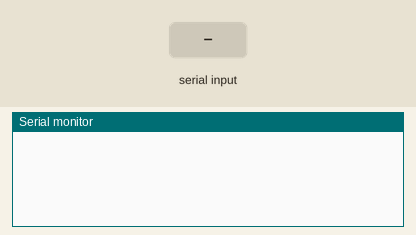
This sketch was run on a simulated Arduino Uno, built with avr-gcc and run on an emulated ATmega328P. Shown: the last lines printed to the serial monitor. The inputs (shaded band) are chosen by the test bench.

Above: at 1.2 s.
1.3 s: "1" received over Serial
At 2.3 s:
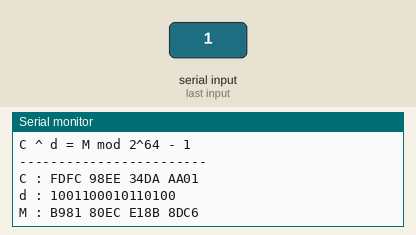
2.8 s: "2" received over Serial
At 3.8 s:
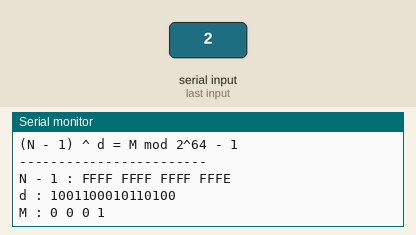

The sketch:

rsa_sca.ino
```cpp
#include "enshu.h"
#define PINNUM 5

void serialEvent() {
  char input;
  unsigned long x[4], y[4];
  unsigned long z[8];
  unsigned long z_mod[4];

  int bin[100], i;
  long d;
  unsigned long mul[4];

  while (Serial.available()) {
    input = (char)Serial.read();

    if (input == '1') {

      d = 0b1001100010110100;
      //d = random(0b1000000000000000, 0b1111111111111111);

      ///////////////通常攻撃用//////////////////////
      x[3] = 0xfdfc;
      x[2] = 0x98ee;
      x[1] = 0x34da;
      x[0] = 0xaa01;
      mul[3] = 0x0000;
      mul[2] = 0x0000;
      mul[1] = 0x0000;
      mul[0] = 0x0001;
      ///////////////通常攻撃用//////////////////////

      Serial.println("C ^ d = M mod 2^64 - 1");
      Serial.println("------------------------");
      Serial.print("C : ");
      Array_print(x, 4);
      Serial.print("d : "); Serial.println(d, BIN);

      for (i = 0; d > 0; i++) {
        bin[i] = d % 2;
        d = d / 2;
      }

      ///////////////////波形観測ポイント///////////////////
      digitalWrite(PINNUM, HIGH);
      for (i = i - 1; i >= 0; i--) {
        Multiple64(mul, mul, z);
        Modulo64(z, z_mod);
        mul[3] = z_mod[3];
        mul[2] = z_mod[2];
        mul[1] = z_mod[1];
        mul[0] = z_mod[0];

        if (bin[i] == 1) {
          Multiple64(mul, x, z);
          Modulo64(z, z_mod);
          mul[3] = z_mod[3];
          mul[2] = z_mod[2];
          mul[1] = z_mod[1];
          mul[0] = z_mod[0];
        }
      }
      digitalWrite(PINNUM, LOW);
      /////////////////// 波形観測ポイント///////////////////

      Serial.print("M : ");
      Array_print(mul, 4);
      Serial.println();
    }

    if (input == '2') {

      d = 0b1001100010110100;
      //d = random(0b1000000000000000, 0b1111111111111111);

      ///////////////選択暗号文攻撃用//////////////////////
      x[3] = 0xffff;
      x[2] = 0xffff;
      x[1] = 0xffff;
      x[0] = 0xfffe;
      mul[3] = 0x0000;
      mul[2] = 0x0000;
      mul[1] = 0x0000;
      mul[0] = 0x0001;
      ///////////////選択暗号文攻撃用//////////////////////

      Serial.println("(N - 1) ^ d = M mod 2^64 - 1");
      Serial.println("------------------------");
      Serial.print("N - 1 : ");
      Array_print(x, 4);
      Serial.print("d : "); Serial.println(d, BIN);

      for (i = 0; d > 0; i++) {
        bin[i] = d % 2;
        d = d / 2;
      }

      ///////////////////波形観測ポイント///////////////////
      digitalWrite(PINNUM, HIGH);
      for (i = i - 1; i >= 0; i--) {
        Multiple64(mul, mul, z);
        Modulo64(z, z_mod);
        mul[3] = z_mod[3];
        mul[2] = z_mod[2];
        mul[1] = z_mod[1];
        mul[0] = z_mod[0];

        if (bin[i] == 1) {
          Multiple64(mul, x, z);
          Modulo64(z, z_mod);
          mul[3] = z_mod[3];
          mul[2] = z_mod[2];
          mul[1] = z_mod[1];
          mul[0] = z_mod[0];
        }
      }
      digitalWrite(PINNUM, LOW);
      /////////////////// 波形観測ポイント///////////////////

      Serial.print("M : ");
      Array_print(mul, 4);
      Serial.println();
    }

  }
}

void setup() {
  Serial.begin(9600);

}

void loop() {
  serialEvent();

}
```

enshu.h
```cpp
void Array_print(unsigned long *a, int i);
unsigned long mask_high16(unsigned long a);
unsigned long mask_low16(unsigned long b);
void Multiple64(unsigned long *x, unsigned long *y, unsigned long *z);
void Modulo64(unsigned long *z, unsigned long *z_mod);

void Array_print(unsigned long *a, int i) {
  for (i = i - 1; i >= 0; i--) {
    Serial.print(a[i], HEX); Serial.print(" ");
  }
  Serial.println();
}

unsigned long mask_high16(unsigned long a) {
  unsigned long a_mask;
  a_mask = (a & 0xffff0000) >> 0x00000010;

  return a_mask;
}

unsigned long mask_low16(unsigned long b) {
  unsigned long b_mask;
  b_mask = b & 0x0000ffff;

  return b_mask;
}


void Multiple64(unsigned long *x, unsigned long *y, unsigned long *z) {

  unsigned long tmp[4][4]; //各配列同士の乗算結果を格納
  unsigned long tmp_carry[4][4]; //tmpの桁上げ部分
  unsigned long ans[8], ans_carry[8]; //tmpの加算結果を格納、ansの桁上げ部分

  //乗算部分
  //*0
  tmp[0][3] = x[0] * y[0];
  tmp_carry[0][3] = mask_high16(tmp[0][3]);
  tmp[0][2] = x[1] * y[0];
  tmp_carry[0][2] = mask_high16(tmp[0][2]);
  tmp[0][1] = x[2] * y[0];
  tmp_carry[0][1] = mask_high16(tmp[0][1]);
  tmp[0][0] = x[3] * y[0];
  tmp_carry[0][0] = mask_high16(tmp[0][0]);

  //*1
  tmp[1][3] = x[0] * y[1];
  tmp_carry[1][3] = mask_high16(tmp[1][3]);
  tmp[1][2] = x[1] * y[1];
  tmp_carry[1][2] = mask_high16(tmp[1][2]);
  tmp[1][1] = x[2] * y[1];
  tmp_carry[1][1] = mask_high16(tmp[1][1]);
  tmp[1][0] = x[3] * y[1];
  tmp_carry[1][0] = mask_high16(tmp[1][0]);

  //*2
  tmp[2][3] = x[0] * y[2];
  tmp_carry[2][3] = mask_high16(tmp[2][3]);
  tmp[2][2] = x[1] * y[2];
  tmp_carry[2][2] = mask_high16(tmp[2][2]);
  tmp[2][1] = x[2] * y[2];
  tmp_carry[2][1] = mask_high16(tmp[2][1]);
  tmp[2][0] = x[3] * y[2];
  tmp_carry[2][0] = mask_high16(tmp[2][0]);

  //*3
  tmp[3][3] = x[0] * y[3];
  tmp_carry[3][3] = mask_high16(tmp[3][3]);
  tmp[3][2] = x[1] * y[3];
  tmp_carry[3][2] = mask_high16(tmp[3][2]);
  tmp[3][1] = x[2] * y[3];
  tmp_carry[3][1] = mask_high16(tmp[3][1]);
  tmp[3][0] = x[3] * y[3];
  tmp_carry[3][0] = mask_high16(tmp[3][0]);

  //加算部分
  ans[0] = mask_low16(tmp[0][3]);
  ans_carry[0] = mask_high16(ans[0]);
  ans[1] = mask_low16(tmp[0][2]) + mask_low16(tmp[1][3]) + tmp_carry[0][3] + ans_carry[0];
  ans_carry[1] = mask_high16(ans[1]);
  ans[2] = mask_low16(tmp[0][1]) + mask_low16(tmp[1][2]) + mask_low16(tmp[2][3]) + tmp_carry[0][2] + tmp_carry[1][3] + ans_carry[1];
  ans_carry[2] = mask_high16(ans[2]);
  ans[3] = mask_low16(tmp[0][0]) + mask_low16(tmp[1][1]) + mask_low16(tmp[2][2]) + mask_low16(tmp[3][3]) + tmp_carry[0][1] + tmp_carry[1][2] + tmp_carry[2][3] + ans_carry[2];
  ans_carry[3] = mask_high16(ans[3]);
  ans[4] = mask_low16(tmp[1][0]) + mask_low16(tmp[2][1]) + mask_low16(tmp[3][2]) + tmp_carry[0][0] + tmp_carry[1][1] + tmp_carry[2][2] + tmp_carry[3][3] + ans_carry[3];
  ans_carry[4] = mask_high16(ans[4]);
  ans[5] = mask_low16(tmp[2][0]) + mask_low16(tmp[3][1]) + tmp_carry[1][0] + tmp_carry[2][1] + tmp_carry[3][2] + ans_carry[4];
  ans_carry[5] = mask_high16(ans[5]);
  ans[6] = mask_low16(tmp[3][0]) + tmp_carry[2][0] + tmp_carry[3][1] + ans_carry[5];
  ans_carry[6] = mask_high16(ans[6]);
  ans[7] = tmp_carry[3][0] + ans_carry[6];
  ans_carry[7] = mask_high16(ans[7]);

  z[0] = mask_low16(ans[0]);
  z[1] = mask_low16(ans[1]);
  z[2] = mask_low16(ans[2]);
  z[3] = mask_low16(ans[3]);
  z[4] = mask_low16(ans[4]);
  z[5] = mask_low16(ans[5]);
  z[6] = mask_low16(ans[6]);
  z[7] = mask_low16(ans[7]);

}


void Modulo64(unsigned long *z, unsigned long *z_mod) {
  unsigned long tmp1[4]; //各配列の加算を格納
  unsigned long carry; //桁上げ部分
  unsigned long tmp2[4]; // tmp1 = 2^64 - 1のとき0にする

  //1回目の加算
  tmp1[0] = z[0] + z[4];
  carry = mask_high16(tmp1[0]);
  tmp1[1] = carry;
  tmp1[1] += z[1] + z [5];
  carry = mask_high16(tmp1[1]);
  tmp1[2] = carry;
  tmp1[2] += z[2] + z[6];
  carry = mask_high16(tmp1[2]);
  tmp1[3] = carry;
  tmp1[3] += z[3] + z[7];

  tmp2[0] = mask_low16(tmp1[0]);
  tmp2[1] = mask_low16(tmp1[1]);
  tmp2[2] = mask_low16(tmp1[2]);
  tmp2[3] = mask_low16(tmp1[3]);

  if (tmp2[3] == 0xffff && tmp2[2] == 0xffff && tmp2[1] == 0xffff && tmp2[0] == 0xffff) {
    tmp1[3] = 0;
    tmp1[2] = 0;
    tmp1[1] = 0;
    tmp1[0] = 0;
  }

  //2回目の加算
  carry = mask_high16(tmp1[3]);
  z_mod[0] = carry + mask_low16(tmp1[0]);
  carry = mask_high16(z_mod[0]);
  z_mod[1] = carry + mask_low16(tmp1[1]);
  carry = mask_high16(z_mod[1]);
  z_mod[2] = carry + mask_low16(tmp1[2]);
  carry = mask_high16(z_mod[2]);
  z_mod[3] = carry + mask_low16(tmp1[3]);

  z_mod[0] = mask_low16(z_mod[0]);
  z_mod[1] = mask_low16(z_mod[1]);
  z_mod[2] = mask_low16(z_mod[2]);
  z_mod[3] = mask_low16(z_mod[3]);

  if (z_mod[3] == 0xffff && z_mod[2] == 0xffff && z_mod[1] == 0xffff && z_mod[0] == 0xffff) {
    z_mod[3] = 0;
    z_mod[2] = 0;
    z_mod[1] = 0;
    z_mod[0] = 0;
  }

}
```

Measured:
- after the input at 1.3 s, the serial monitor: prints a new line at once (image 1)
- after the input at 2.8 s, the serial monitor: prints a new line at once (image 2)
